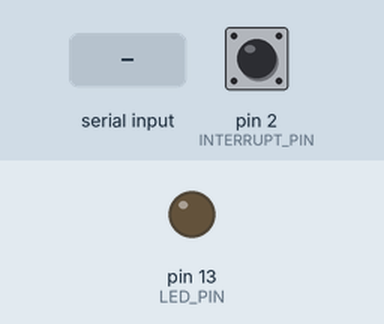
The sketch below on a simulated Arduino Uno, built with avr-gcc and run on an emulated ATmega328P. Parts: output pins drawn as LEDs (lit = HIGH). The inputs (shaded band) are chosen by the test bench; at power-on: pin 2 (INTERRUPT_PIN) LOW. The sensor or clock chip raises its interrupt line as the real part does; what the sketch prints to the serial monitor is not drawn.

Above: at 0.9 s.
1.0 s: "1\n" received over Serial
At 1.69 s:
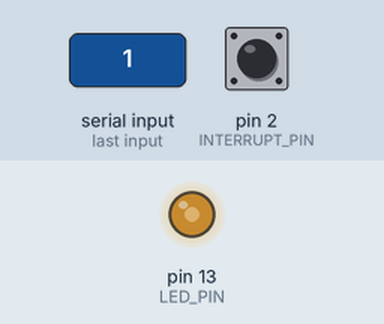
Timing chart, 0 to 10.0 s (numbered marks = the images above; inputs shaded):
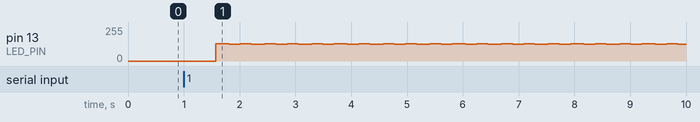

The sketch:

MPU6050_AKIM.ino
```cpp
#include "I2Cdev.h"
#include "MPU6050_6Axis_MotionApps20.h"
#if I2CDEV_IMPLEMENTATION == I2CDEV_ARDUINO_WIRE
    #include "Wire.h"
#endif

MPU6050 mpu;
#define OUTPUT_TEAPOT


#define INTERRUPT_PIN 2  // use pin 2 on Arduino Uno & most boards
#define LED_PIN 13 // (Arduino is 13, Teensy is 11, Teensy++ is 6)
bool blinkState = false;


bool dmpReady = false;  // set true if DMP init was successful
uint8_t mpuIntStatus;   // holds actual interrupt status byte from MPU
uint8_t devStatus;      // return status after each device operation (0 = success, !0 = error)
uint16_t packetSize;    // expected DMP packet size (default is 42 bytes)
uint16_t fifoCount;     // count of all bytes currently in FIFO
uint8_t fifoBuffer[64]; // FIFO storage buffer

// orientation/motion vars
Quaternion q;           // [w, x, y, z]         quaternion container
VectorInt16 aa;         // [x, y, z]            accel sensor measurements
VectorInt16 aaReal;     // [x, y, z]            gravity-free accel sensor measurements
VectorInt16 aaWorld;    // [x, y, z]            world-frame accel sensor measurements
VectorFloat gravity;    // [x, y, z]            gravity vector
float euler[3];         // [psi, theta, phi]    Euler angle container
float ypr[3];           // [yaw, pitch, roll]   yaw/pitch/roll container and gravity vector


uint8_t teapotPacket[14] = { '$', 0x02, 0,0, 0,0, 0,0, 0,0, 0x00, 0x00, '\r', '\n' };

volatile bool mpuInterrupt = false;     // indicates whether MPU interrupt pin has gone high
void dmpDataReady() {
    mpuInterrupt = true;
}


void setup() {

    #if I2CDEV_IMPLEMENTATION == I2CDEV_ARDUINO_WIRE
        Wire.begin();
        Wire.setClock(400000); // 400kHz I2C clock. Comment this line if having compilation difficulties
    #elif I2CDEV_IMPLEMENTATION == I2CDEV_BUILTIN_FASTWIRE
        Fastwire::setup(400, true);
    #endif

    Serial.begin(115200);
    while (!Serial); // wait for Leonardo enumeration, others continue immediately


    Serial.println(F("Initializing I2C devices..."));
    mpu.initialize();
    pinMode(INTERRUPT_PIN, INPUT);

    // verify connection
    Serial.println(F("Testing device connections..."));
    Serial.println(mpu.testConnection() ? F("MPU6050 connection successful") : F("MPU6050 connection failed"));

    // wait for ready
    Serial.println(F("\nSend any character to begin DMP programming and demo: "));
    while (Serial.available() && Serial.read()); // empty buffer
    while (!Serial.available());                 // wait for data
    while (Serial.available() && Serial.read()); // empty buffer again

    // load and configure the DMP
    Serial.println(F("Initializing DMP..."));
    devStatus = mpu.dmpInitialize();

    // supply your own gyro offsets here, scaled for min sensitivity
    mpu.setXGyroOffset(220);
    mpu.setYGyroOffset(76);
    mpu.setZGyroOffset(-85);
    mpu.setZAccelOffset(1788); // 1688 factory default for my test chip

    // make sure it worked (returns 0 if so)
    if (devStatus == 0) {
        // Calibration Time: generate offsets and calibrate our MPU6050
        mpu.CalibrateAccel(6);
        mpu.CalibrateGyro(6);
        mpu.PrintActiveOffsets();
        // turn on the DMP, now that it's ready
        Serial.println(F("Enabling DMP..."));
        mpu.setDMPEnabled(true);

        // enable Arduino interrupt detection
        Serial.print(F("Enabling interrupt detection (Arduino external interrupt "));
        Serial.print(digitalPinToInterrupt(INTERRUPT_PIN));
        Serial.println(F(")..."));
        attachInterrupt(digitalPinToInterrupt(INTERRUPT_PIN), dmpDataReady, RISING);
        mpuIntStatus = mpu.getIntStatus();


        Serial.println(F("DMP ready! Waiting for first interrupt..."));
        dmpReady = true;


        packetSize = mpu.dmpGetFIFOPacketSize();
    } else {

        Serial.print(F("DMP Initialization failed (code "));
        Serial.print(devStatus);
        Serial.println(F(")"));
    }

    // configure LED for output
    pinMode(LED_PIN, OUTPUT);
}


void loop() {
    // if programming failed, don't try to do anything
    if (!dmpReady) return;
    // read a packet from FIFO
    if (mpu.dmpGetCurrentFIFOPacket(fifoBuffer)) { // Get the Latest packet
        #ifdef OUTPUT_READABLE_QUATERNION
            // display quaternion values in easy matrix form: w x y z
            mpu.dmpGetQuaternion(&q, fifoBuffer);
            Serial.print("quat\t");
            Serial.print(q.w);
            Serial.print("\t");
            Serial.print(q.x);
            Serial.print("\t");
            Serial.print(q.y);
            Serial.print("\t");
            Serial.println(q.z);
        #endif

        #ifdef OUTPUT_READABLE_EULER
            // display Euler angles in degrees
            mpu.dmpGetQuaternion(&q, fifoBuffer);
            mpu.dmpGetEuler(euler, &q);
            Serial.print("euler\t");
            Serial.print(euler[0] * 180/M_PI);
            Serial.print("\t");
            Serial.print(euler[1] * 180/M_PI);
            Serial.print("\t");
            Serial.println(euler[2] * 180/M_PI);
        #endif

        #ifdef OUTPUT_READABLE_YAWPITCHROLL
            // display Euler angles in degrees
            mpu.dmpGetQuaternion(&q, fifoBuffer);
            mpu.dmpGetGravity(&gravity, &q);
            mpu.dmpGetYawPitchRoll(ypr, &q, &gravity);
            Serial.print("ypr\t");
            Serial.print(ypr[0] * 180/M_PI);
            Serial.print("\t");
            Serial.print(ypr[1] * 180/M_PI);
            Serial.print("\t");
            Serial.println(ypr[2] * 180/M_PI);
        #endif

        #ifdef OUTPUT_READABLE_REALACCEL
            // display real acceleration, adjusted to remove gravity
            mpu.dmpGetQuaternion(&q, fifoBuffer);
            mpu.dmpGetAccel(&aa, fifoBuffer);
            mpu.dmpGetGravity(&gravity, &q);
            mpu.dmpGetLinearAccel(&aaReal, &aa, &gravity);
            Serial.print("areal\t");
            Serial.print(aaReal.x);
            Serial.print("\t");
            Serial.print(aaReal.y);
            Serial.print("\t");
            Serial.println(aaReal.z);
        #endif

        #ifdef OUTPUT_READABLE_WORLDACCEL
            // display initial world-frame acceleration, adjusted to remove gravity
            // and rotated based on known orientation from quaternion
            mpu.dmpGetQuaternion(&q, fifoBuffer);
            mpu.dmpGetAccel(&aa, fifoBuffer);
            mpu.dmpGetGravity(&gravity, &q);
            mpu.dmpGetLinearAccel(&aaReal, &aa, &gravity);
            mpu.dmpGetLinearAccelInWorld(&aaWorld, &aaReal, &q);
            Serial.print("aworld\t");
            Serial.print(aaWorld.x);
            Serial.print("\t");
            Serial.print(aaWorld.y);
            Serial.print("\t");
            Serial.println(aaWorld.z);
        #endif

        #ifdef OUTPUT_TEAPOT
            // display quaternion values in InvenSense Teapot demo format:
            teapotPacket[2] = fifoBuffer[0];
            teapotPacket[3] = fifoBuffer[1];
            teapotPacket[4] = fifoBuffer[4];
            teapotPacket[5] = fifoBuffer[5];
            teapotPacket[6] = fifoBuffer[8];
            teapotPacket[7] = fifoBuffer[9];
            teapotPacket[8] = fifoBuffer[12];
            teapotPacket[9] = fifoBuffer[13];
            Serial.write(teapotPacket, 14);
            teapotPacket[11]++; // packetCount, loops at 0xFF on purpose
        #endif

        // blink LED to indicate activity
        blinkState = !blinkState;
        digitalWrite(LED_PIN, blinkState);
    }
}
```

Measured:
- after the input at 1.0 s, pin 13 (LED_PIN): 0/255 → 131/255 after 0.57 s, → 124/255 0.24 s later, → 131/255 0.20 s later, → 124/255 0.20 s later, … (40 changes in this stretch)
